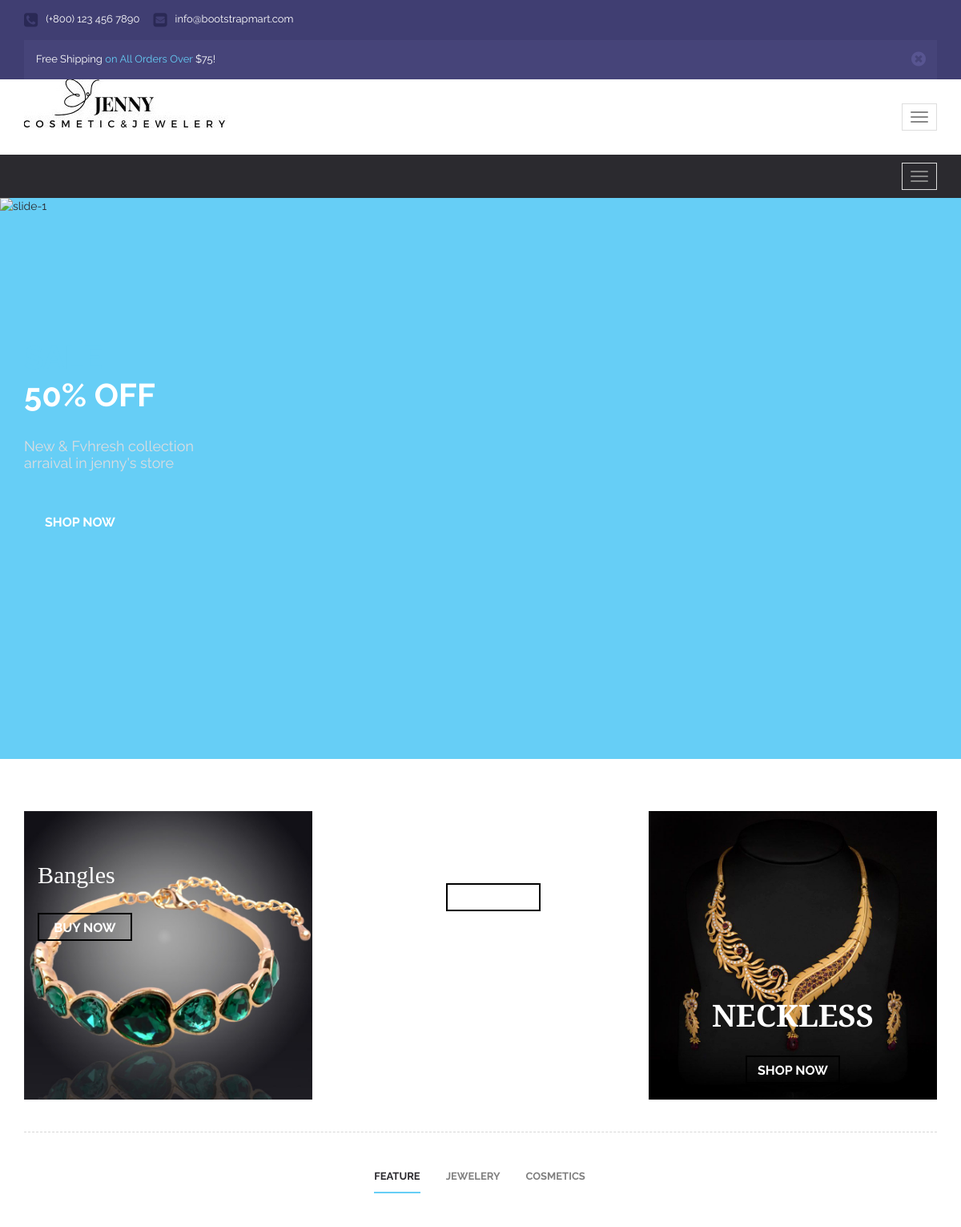
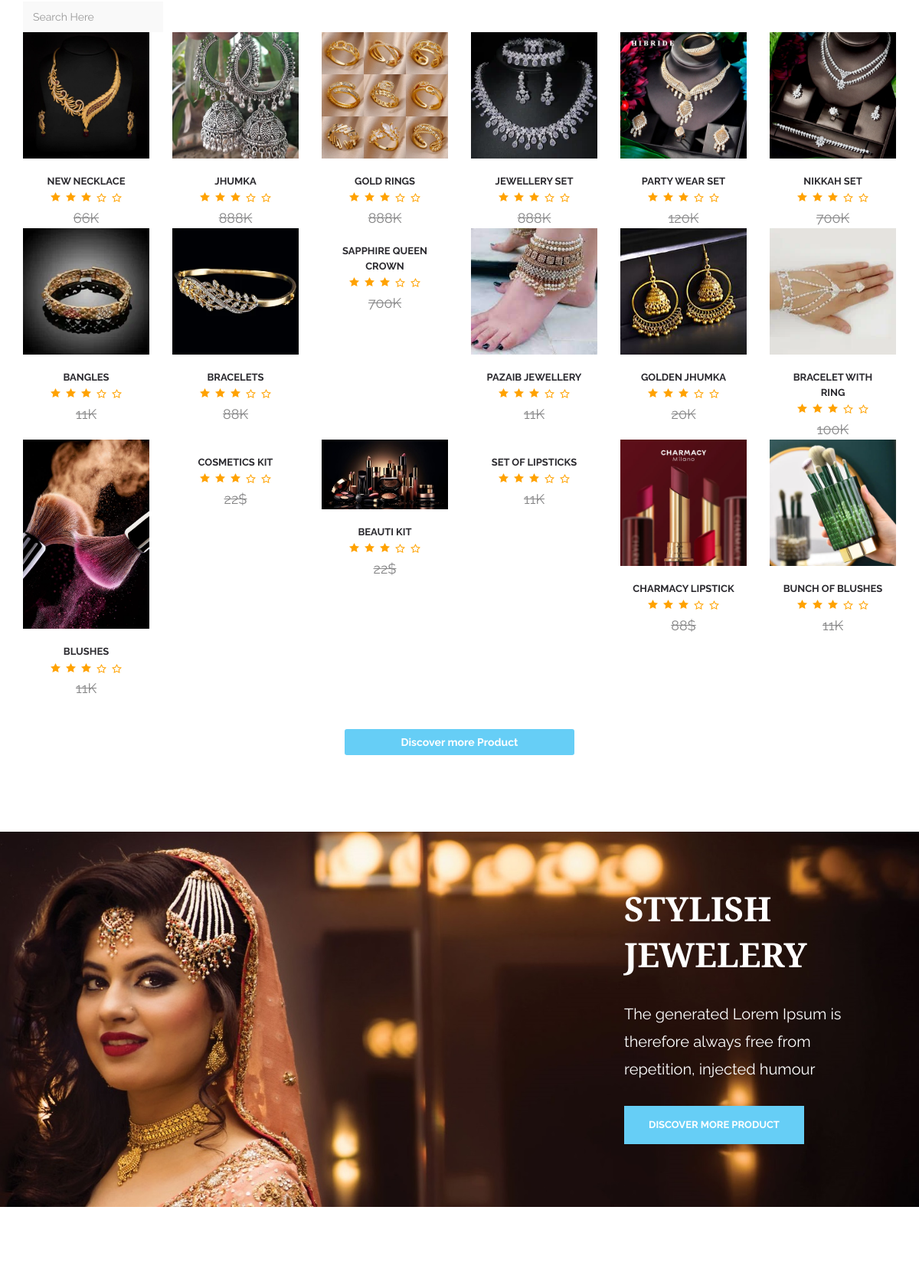
The app's page /index.php (signed in, upper part) with its own data (2 pictures, top to bottom).
### tables this page shows
CREATE TABLE `addproduct` (
  `pid` int(11) NOT NULL,
  `ptitle` varchar(255) NOT NULL,
  `pdescription` text NOT NULL,
  `pcategory` int(255) NOT NULL,
  `pprice` varchar(255) NOT NULL,
  `pimage` varchar(255) NOT NULL,
  `status` tinyint(4) NOT NULL DEFAULT 1
);

### index.php (the view, shortened to what this page needs)
 <?php
 include('includes/navbar.php');
 include('includes/config.php');
 ?>
 <html>
 </html>
          <div id="main-slider" class="slid1">
              <div id="home-slider" class="owl-carousel owl-theme">
                  <div class="item" id="zoom1"style="height:700px">
                      <img src="images/beauty2.jpg" alt="slide-1" class="img-responsive" style="width:2000px">
                      <div class="slider-desc">
                          <div class="container">
                              <div class="row">
                                  <div class="col-md-6">
                                      <div class="slide-offers-left">
                                          <div class="slide-offers-title"><span>SALE</span><br/>50% OFF</div>
                                          <p>New & Fvhresh collection<br/>arraival in jenny's store</p>
                                          <a href="" class="btn btn-blue">Shop now</a>
                                      </div>
                                  </div>
                              </div>
                          </div>
                      </div>
                  </div>
              </div>
          </div>
          <div id="content">
              <div class="container">
                  <div class="home-content">
                      <div class="cat-offers">
                          <div class="row">
                              <div class="col-md-4">
                                  <div class="cat-sec-1">
                                      <img src="images/card7.jpg" class="img-responsive" alt="">
                                      <div class="cat-desc">
                                          <div class="cat-inner">
                                              <div class="cat-title"><span style="color: white;">Bangles</span></div>
                                              <a href="" class="btn btn-border"style="color: white;">Buy Now</a>
                                          </div>
                                      </div>
                                  </div>
                              </div>
                              <div class="col-md-4">
                                  <div class="cat-sec-2">
                                       <div class="cat-desc">
                                           <div class="cat-inner">
                                              <div class="cat-title"style="color: white; margin-top: -40px;">Makeup<span style="color: white;">Kit</span></div>
                                              <a href="" class="btn btn-border"style="color: white;">Buy Now</a>
                                          </div>
                                      </div>
                                  </div>
                              </div>
                              <div class="col-md-4">
                                  <div class="cat-sec-3">
                                      <img src="images/card6.jpg" class="img-responsive" alt="" >
                                       <div class="cat-desc">
                                           <div class="cat-inner">
                                              <div class="cat-title"style="color: white;">Neckless</div>
                                              <a href="" class="btn btn-border" style="color: white;">shop Now</a>
                                           </div>
                                      </div>
                                  </div>
                              </div>
                          </div>
                      </div>
                  </div>
              </div>
              <div class="newest" id="newest">
                  <div class="container">
                      <div class="newest-content">
                          <div class="newest-tab">
                              <ul id="myTab" class="nav nav-tabs newest" role="tablist">
                              <li role="presentation" class="active">
                                      <a href="feature.php" id="cat-1" role="tab" data-toggle="tab" aria-controls="1" aria-expanded="true">Feature</a>
                                  </li>
                                  <li role="presentation">
                                      <a href="jewelery.php" role="tab" id="cat-2" data-toggle="tab" aria-controls="2">Jewelery</a>
                                  </li>
                                  <li role="presentation">
                                      <a href="cosmetics.php" role="tab" id="cat-3" data-toggle="tab" aria-controls="3">Cosmetics</a>
                                  </li>
                              </ul>
                              <div id="myTabContent" class="tab-content">
                              <div class="input-group">
                                <input type="text" id="input" class="form-control search-wid" placeholder="Search Here" aria-describedby="basic-addon1" onkeyup="search()">
                            </div>
                                  <div role="tabpanel" class="tab-pane fade in active" id="1" aria-labelledby="cat-1">
                                      <div class="row clearfix" id="result">
                                      <?php
                                    $fetch = "SELECT * from `addproduct`";
                                    $runquery = mysqli_query($connection, $fetch);
                                    if(mysqli_num_rows($runquery) > 0){
                                        while($row = mysqli_fetch_assoc($runquery)){
                                    ?>
                                          <div class="col-md-4 col-lg-2 col-sm-12">
                                              <div class="product-fade">
													<div class="product-fade-wrap">
                                                        <div id="product-image" class="">
                                                            <div class="item"><img src="<?php echo 'images/' . $row['pimage'];?>" alt="" class="img-responsive"></div>
                                                        </div>
													</div>
                                              </div>
                                              <div class="product-name">
                                                  <a href=""><?php echo $row['ptitle'];?></a>
                                              </div>
                                              <div class="star-1"></div>
                                              <div class="product-price">
                                                  <span><?php echo $row['pprice'];?></span>
                                              </div>
                                          </div>
                                    <?php
                                                }
                                            }
                                            ?>
                                      </div>
                                  </div>
                              </div>
                              <br>
                              <br>
                              <a href="products.php" class="btn btn-blue" style="width:300px; ">Discover more Product</a>
                          </div>
                      </div>
                  </div>
              </div>
              <div class="content-offers" style="background:url(images/slider7.jpg); background-size: cover;">
                  <div class="container">
                      <div class="ct-offers">
                          <div class="ct-offers-title" style="color: white; margin-left: 80px;">Stylish Jewelery</div>
                          <p style="color: white;margin-left: 80px;">The generated Lorem Ipsum is therefore always free from repetition, injected humour</p>
                          <a href="" class="btn btn-blue"  style="margin-left: 80px;">Discover more Product</a>
                      </div>
                  </div>
              </div>
          </div>
<?php
include('includes/footer.php')
?>

### index.php (style rules this page uses)
.slid1 #home-slider #zoom1 img { -webkit-animation: thing 20s; -o-animation: thing 20s; animation: thing 20s; }

### records on screen
addproduct: pimage (picture), ptitle "NEW NECKLACE", pprice "66K"
addproduct: pimage (picture), ptitle "JHUMKA", pprice "888K"
addproduct: pimage (picture), ptitle "GOLD RINGS", pprice "888K"
addproduct: pimage (picture), ptitle "JEWELLERY SET", pprice "888K"
addproduct: pimage (picture), ptitle "PARTY WEAR SET", pprice "120K"
addproduct: pimage (picture), ptitle "NIKKAH SET", pprice "700K"
addproduct: pimage (picture), ptitle "BANGLES", pprice "11K"
addproduct: pimage (picture), ptitle "BRACELETS", pprice "88K"
addproduct: ptitle "SAPPHIRE QUEEN CROWN", pprice "700K"
addproduct: pimage (picture), ptitle "PAZAIB JEWELLERY", pprice "11K"
addproduct: pimage (picture), ptitle "GOLDEN JHUMKA", pprice "20K"
addproduct: pimage (picture), ptitle "BRACELET WITH RING", pprice "100K"
addproduct: ptitle "BLUSHES", pprice "11K"
addproduct: ptitle "COSMETICS KIT", pprice "22$"
addproduct: pimage (picture), pprice "22$"
addproduct: ptitle "SET OF LIPSTICKS", pprice "11K"
addproduct: pimage (picture), ptitle "CHARMACY LIPSTICK", pprice "88$"
addproduct: pimage (picture), ptitle "BUNCH OF BLUSHES", pprice "11K"
